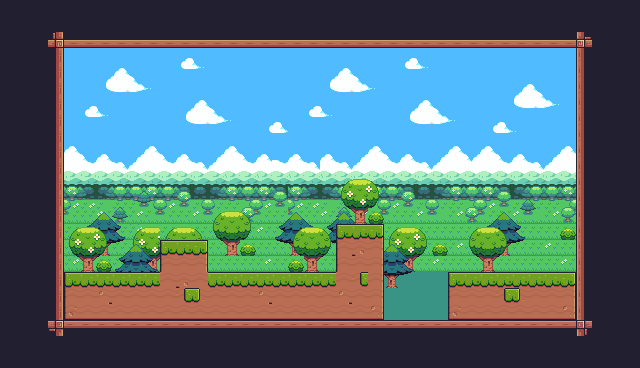

A 2D game scene composited from a Tiled map and its tileset images. What follows is a short description and the map's XML, with each tile layer's data collapsed to a summary:
An orthogonal 40x23 tile map with 16x16 px tiles, 7 tile layers (Tile Layer 1, Tile Layer 2, Tile Layer 6, Tile Layer 7, ...), 6 tilesets.

<map version="1.10" tiledversion="1.10.2" orientation="orthogonal" renderorder="right-down" width="40" height="23" tilewidth="16" tileheight="16" infinite="0" nextlayerid="8" nextobjectid="1">
 <tileset firstgid="1" source="general terrain.tsx" />
 <tileset firstgid="243" source="sky.tsx" />
 <tileset firstgid="477" source="earth entity 05.tsx" />
 <tileset firstgid="711" source="sky complete.tsx" />
 <tileset firstgid="945" source="earth entity 03.tsx" />
 <tileset firstgid="1085" source="earth entity 06.tsx" />
 <layer id="1" name="Tile Layer 1" width="40" height="23">
  <data>[920 cells, 920 non-empty, 243 distinct tile ids]</data>
 </layer>
 <layer id="2" name="Tile Layer 2" width="40" height="23">
  <data>[920 cells, 544 non-empty, 234 distinct tile ids]</data>
 </layer>
 <layer id="6" name="Tile Layer 6" width="40" height="23">
  <data>[920 cells, 160 non-empty, 43 distinct tile ids]</data>
 </layer>
 <layer id="7" name="Tile Layer 7" width="40" height="23">
  <data>[920 cells, 0 non-empty, 0 distinct tile ids]</data>
 </layer>
 <layer id="5" name="Tile Layer 5" width="40" height="23">
  <data>[920 cells, 70 non-empty, 27 distinct tile ids]</data>
 </layer>
 <layer id="4" name="Tile Layer 4" width="40" height="23">
  <data>[920 cells, 54 non-empty, 28 distinct tile ids]</data>
 </layer>
 <layer id="3" name="Tile Layer 3" width="40" height="23">
  <data>[920 cells, 112 non-empty, 14 distinct tile ids]</data>
 </layer>
</map>
